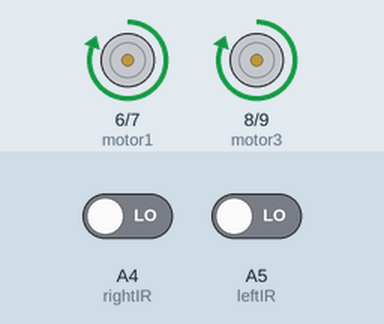
The sketch below on a simulated Arduino Uno, built with avr-gcc and run on an emulated ATmega328P. Parts: motor-driver pin pairs drawn as motors (green arrow = first pin HIGH = forward, orange = second pin HIGH = backward, longer = more drive, scaled by the enable pin). The inputs (shaded band) are chosen by the test bench; at power-on: A4 (rightIR) LOW, A5 (leftIR) LOW.

Above: at 1.2 s.
1.3 s: A4 (rightIR) driven HIGH
At 2.2 s:
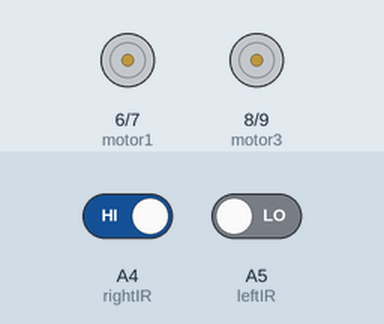
2.8 s: A4 (rightIR) driven LOW
At 3.3 s:
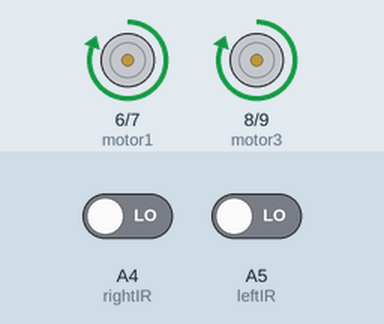
4.3 s: A5 (leftIR) driven HIGH
At 5.6 s:
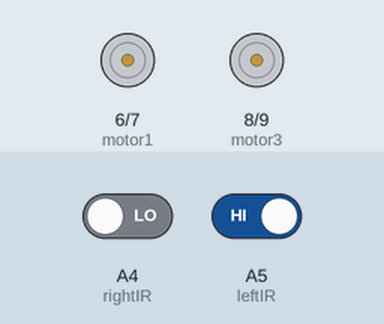
Timing chart, 0 to 7.3 s (numbered marks = the images above; inputs shaded):
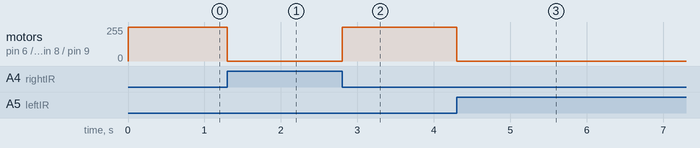

The sketch:

Line_Follower_car.ino
```cpp
//Define the motoror driver pins for the right motoror
int motor1 = 6;
int motor2 = 7;
int enA = 5;

//Define the motoror driver pins for the left motoror
int motor3 = 8;
int motor4 = 9;
int enB = 10;

//Define the sensor pins
int leftIR = A5;
int rightIR = A4;

void setup() {
  // Set pin modes
  pinMode(leftIR, INPUT);
  pinMode(rightIR, INPUT);
  pinMode(enA, OUTPUT);
  pinMode(enB, OUTPUT);
  pinMode(motor1, OUTPUT);
  pinMode(motor2, OUTPUT);
  pinMode(motor3, OUTPUT);
  pinMode(motor4, OUTPUT);
}

void loop() {
  // If both IR sensors detect a black surface
  if (digitalRead(leftIR) == HIGH && digitalRead(rightIR) == HIGH) {
    // Stop the robot by giving 0V
    digitalWrite(motor1, LOW);
    digitalWrite(motor2, LOW);
    digitalWrite(motor3, LOW);
    digitalWrite(motor4, LOW);
    analogWrite(enA, 0);
    analogWrite(enB, 0);
  } else if (digitalRead(leftIR) == LOW && digitalRead(rightIR) == LOW) {
    //move forward by giving 5v to positive terminals and 0v to negative ternminals of bith motorors
    digitalWrite(motor1, HIGH);
    digitalWrite(motor2, LOW);
    digitalWrite(motor3, HIGH);
    digitalWrite(motor4, LOW);
    analogWrite(enA, 255);
    analogWrite(enB, 255);
  } else {
    //STOP IF BOTH CONDITIONS ARE NOT WORKING
    digitalWrite(motor1, LOW);
    digitalWrite(motor2, LOW);
    digitalWrite(motor3, LOW);
    digitalWrite(motor4, LOW);
    analogWrite(enA, 0);
    analogWrite(enB, 0);
  }
}
```

Measured:
- after the input at 1.3 s, motor on pin 6 (motor1) / pin 7 (motor2), motor on pin 8 (motor3) / pin 9 (motor4): forward 255/255 → stopped at once
- after the input at 2.8 s, motor on pin 6 (motor1) / pin 7 (motor2), motor on pin 8 (motor3) / pin 9 (motor4): stopped → forward 255/255 at once
- after the input at 4.3 s, motor on pin 6 (motor1) / pin 7 (motor2), motor on pin 8 (motor3) / pin 9 (motor4): forward 255/255 → stopped at once
